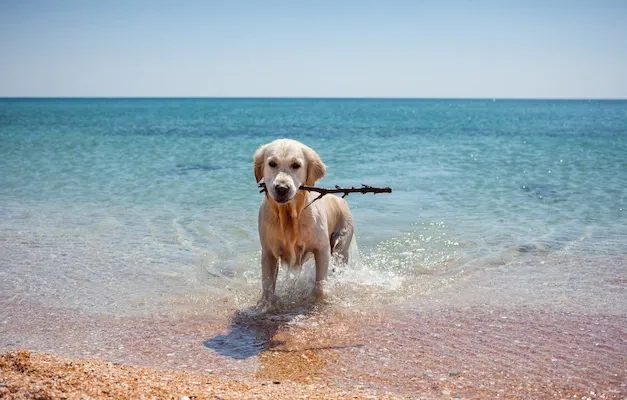
#> input picture retriver.webp, 627 x 400 px
$ jupyter execute 'Image Translation.ipynb'
#> lines starting #> are read from the running program, lines starting #| are printed output that depends on the picture
## <b>Image Translation<b>

### Example 1: Translating the Image Right and Down

[cell 1]
import cv2
import numpy as np
import matplotlib.pyplot as plt

# Read image (use correct path)
image = cv2.imread('retriver.webp')
#> image is the input picture: shape (400, 627, 3); mean B, G, R 175.7, 169.2, 156.5

# Check if image loaded
if image is None:
    print("Image not found. Check the path.")
else:
    # Get dimensions
    height, width = image.shape[:2]
#> height = 400; width = 627

    # Translation values (¼ of width & height)
    quarter_height = height // 4
#> quarter_height = 100
    quarter_width = width // 4
#> quarter_width = 156

    # Translation matrix
    T = np.float32([
        [1, 0, quarter_width],
        [0, 1, quarter_height]
    ])
#> T = [[1, 0, 156], [0, 1, 100]]

    # Apply translation
    img_translation = cv2.warpAffine(image, T, (width, height))
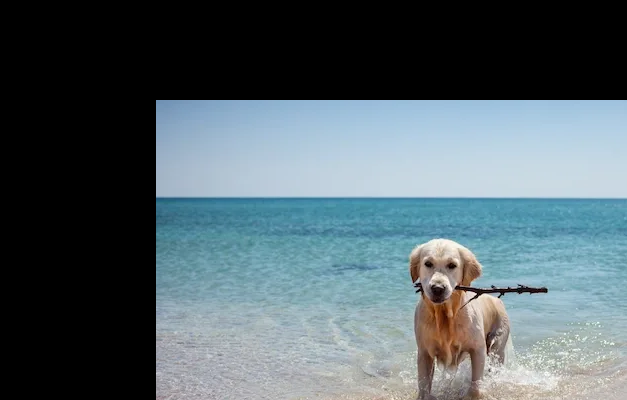
#> img_translation: shape (400, 627, 3); mean B, G, R 104, 97.9, 83.7

    # Convert BGR → RGB for matplotlib
    image_rgb = cv2.cvtColor(image, cv2.COLOR_BGR2RGB)
    translated_rgb = cv2.cvtColor(img_translation, cv2.COLOR_BGR2RGB)

    # Display images
    plt.figure(figsize=(10, 5))

    plt.subplot(1, 2, 1)
    plt.title("Original Image")
    plt.imshow(image_rgb)
    plt.axis("off")

    plt.subplot(1, 2, 2)
    plt.title("Translated Image")
    plt.imshow(translated_rgb)
    plt.axis("off")

    plt.show()
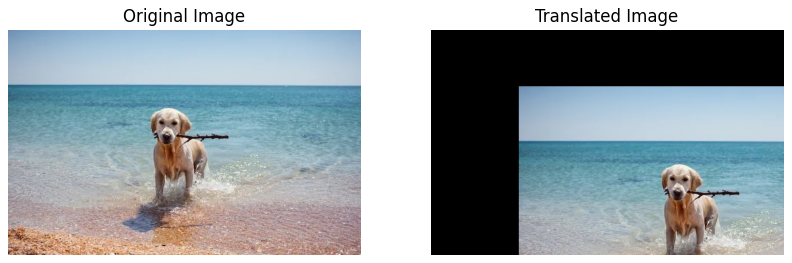
#> figure drawn by matplotlib, 2 panels

### Example 2: Performing Multiple Translations

[cell 2]
import cv2
import numpy as np
import matplotlib.pyplot as plt

img = cv2.imread('retriver.webp')
rows, cols, _ = img.shape
#> rows = 400; cols = 627

M_left = np.float32([[1, 0, -50], [0, 1, 0]])
M_right = np.float32([[1, 0, 50], [0, 1, 0]])
M_top = np.float32([[1, 0, 0], [0, 1, 50]])
M_bottom = np.float32([[1, 0, 0], [0, 1, -50]])

img_left = cv2.warpAffine(img, M_left, (cols, rows))
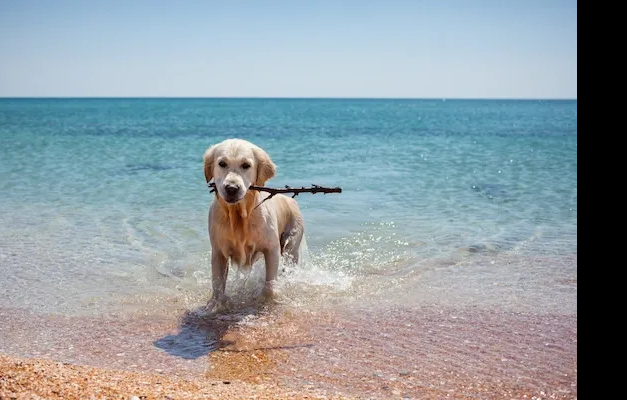
#> img_left: shape (400, 627, 3); mean B, G, R 162.7, 156.8, 145.1
img_right = cv2.warpAffine(img, M_right, (cols, rows))
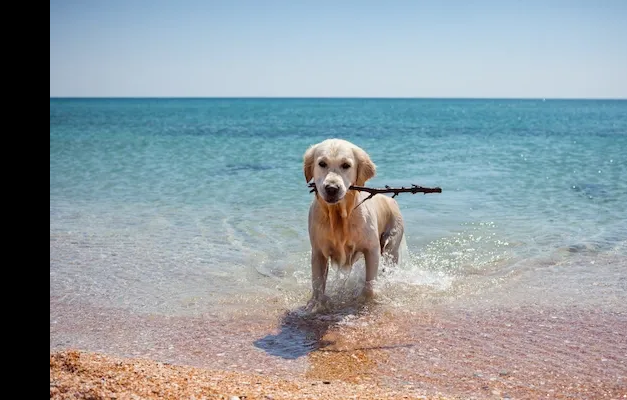
#> img_right: shape (400, 627, 3); mean B, G, R 161.8, 156.4, 144.9
img_top = cv2.warpAffine(img, M_top, (cols, rows))
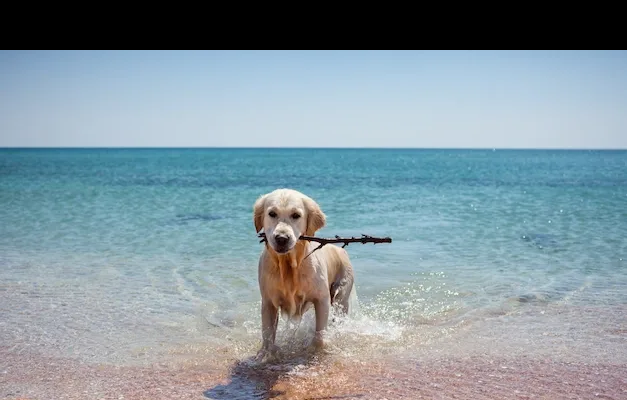
#> img_top: shape (400, 627, 3); mean B, G, R 158.5, 149.9, 132.5
img_bottom = cv2.warpAffine(img, M_bottom, (cols, rows))
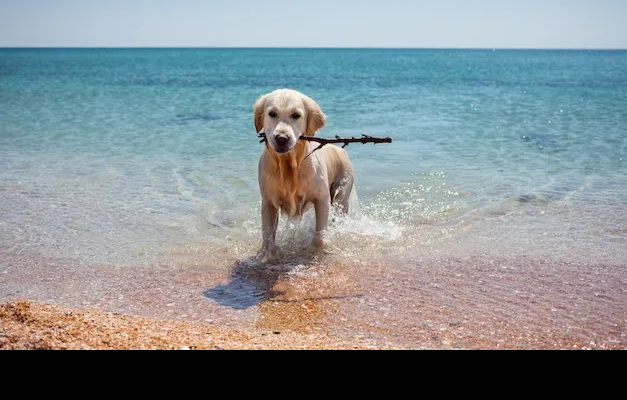
#> img_bottom: shape (400, 627, 3); mean B, G, R 148.5, 144.9, 135.9

plt.subplot(221), plt.imshow(img_left), plt.title('Left')
plt.subplot(222), plt.imshow(img_right), plt.title('Right')
plt.subplot(223), plt.imshow(img_top), plt.title('Top')
plt.subplot(224), plt.imshow(img_bottom), plt.title('Bottom')
plt.show()
#> figure, not shown here; B, G, R data is drawn as R, G, B
